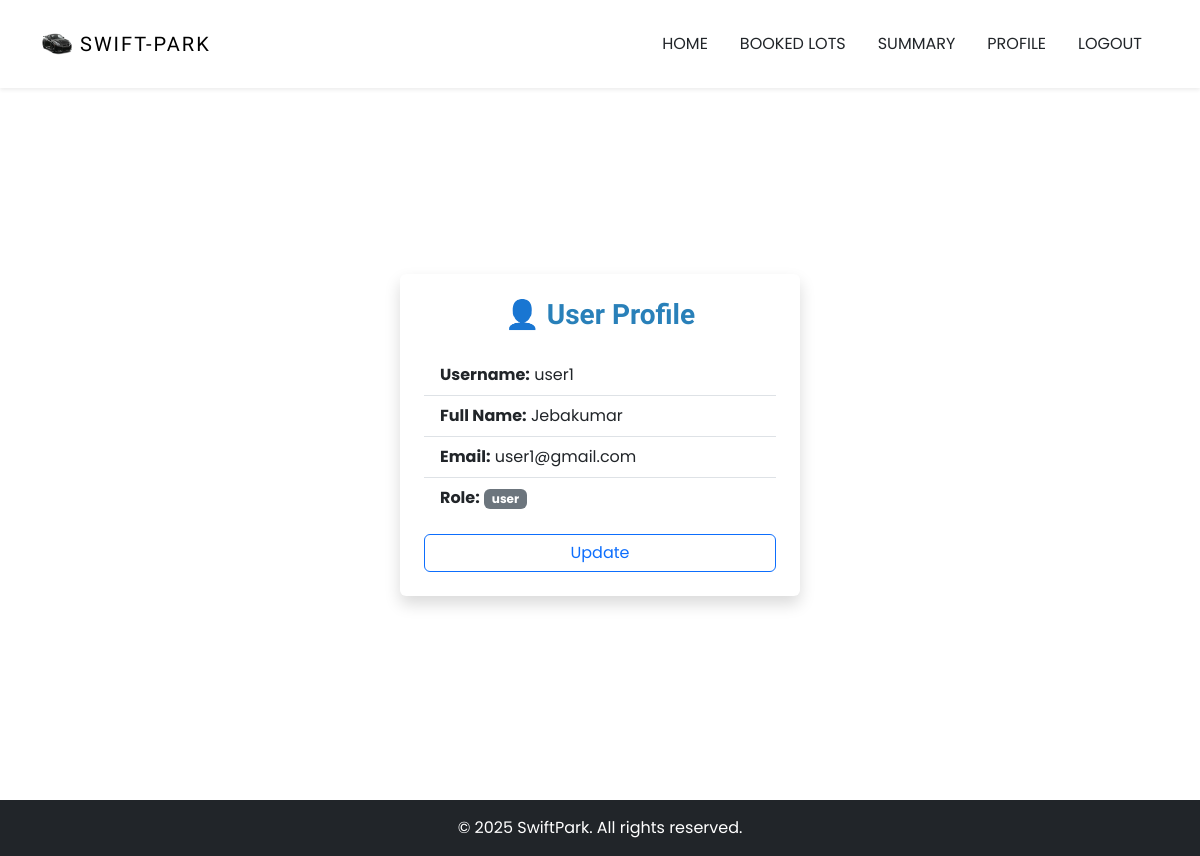
The page /user/user_profile (signed in) on the database its author committed.
### WorkSpace/models.py (models this page shows, shortened)
class User(db.Model, UserMixin):
    id = db.Column(db.Integer, primary_key=True)
    username = db.Column(db.String(150), unique=True, nullable=False)
    fullname = db.Column(db.String(50), nullable=False)
    email = db.Column(db.String(150), unique=True, nullable=False)
    password = db.Column(db.String(150), nullable=False)
    role = db.Column(db.String(120), nullable=False, default='user')
    vehicles = db.relationship('Vehicle', backref='user', lazy=True)
    reservations = db.relationship('Reservation', backref='user', lazy=True)

### WorkSpace/routes.py (the view)
@routes.route('/user/user_profile')
@login_required
def user_profile() :
    return render_template('user_profile.html' , user = current_user)

### WorkSpace/templates/user_profile.html (shortened to what this page needs)
{% extends "base.html" %}
{% block content %}
<div class="d-flex justify-content-center align-items-center" style="min-height: 100vh; padding-top: 70px;">
  <div class="login-card shadow p-4 rounded bg-white">
    <h3 class="text-center login-title mb-4">👤 User Profile</h3>
    <ul class="list-group list-group-flush mb-3">
      <li class="list-group-item"><strong>Username:</strong> {{ user.username }}</li>
      <li class="list-group-item"><strong>Full Name:</strong> {{ user.fullname }}</li>
      <li class="list-group-item"><strong>Email:</strong> {{ user.email }}</li>
      <li class="list-group-item"><strong>Role:</strong> <span class="badge bg-secondary">{{ user.role }}</span></li>
    </ul>
    <div class="d-grid">
      <a href="{{url_for('routes.update_profile')}}" class="btn btn-outline-primary ">Update</a>
    </div>
  </div>
</div>
{% endblock %}

### WorkSpace/static/styling/styles.css (style rules this page uses)
html { scroll-behavior: smooth; }
:root { --lg-font: 'Kaisei Tokumin', serif; --sm-font: 'Poppins', sans-serif; --color: #ffffff; --black: black; }
body { font-family: 'Poppins' , 'sans-serif'; }
.login-card { background-color: #ffffff; border-radius: 1rem; padding: 2rem; width: 100%; max-width: 400px; box-shadow: 0 8px 25px rgba(0, 0, 0, 0.2); }
.login-title { font-weight: bold; color: #2980b9; font-family: var(--lg-font); }

### rows shown on the page
User: username "user1", fullname "Jebakumar", email "user1@gmail.com", role "user"
